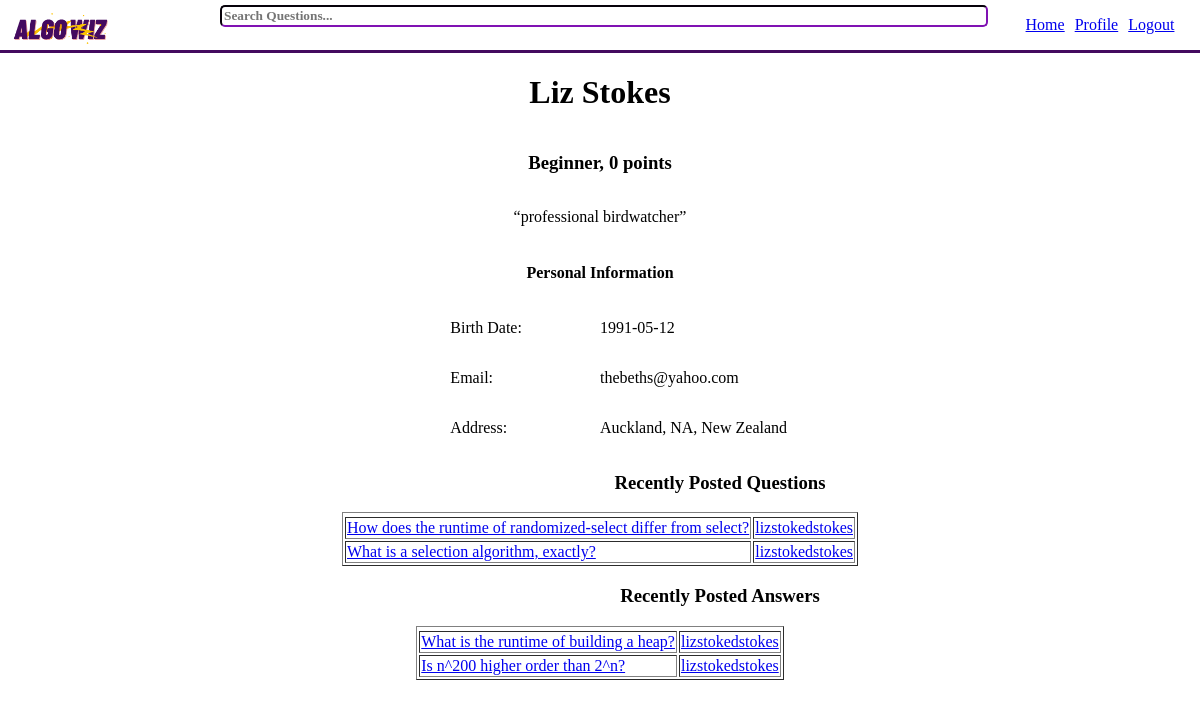
Page /frontend_work/user_profile.php?visit_username=lizstokedstokes on the committed database.
### tables this page shows
Create table UsersInfo(
    user_id integer primary key,
    uname varchar(100) not null,
    email varchar(50) not null,
    city varchar (30) not null,
    state varchar(30) not null,
    country varchar(30) not null,
    dob date not null,
    short_desc varchar(500),  
    points integer not null,
    foreign key (user_id) references UsersLogin(user_id)
);

Create table StatusDict(
    status_id integer primary key auto_increment,
    status_title varchar(30) not null,
    point_threshold integer not null
);

Create table Questions(
    question_id integer primary key auto_increment,
    topic_id integer not null,
    user_id integer not null,
    title varchar(500) not null,
    q_text varchar(2000) not null,
    q_time datetime not null,
    resolved boolean not null,
    
    foreign key (topic_id) references Topic(topic_id),
    foreign key (user_id) references UsersLogin(user_id)
);

Create table UsersLogin(
    user_id integer primary key auto_increment,
    username varchar(20) unique not null,
    pw varchar(24) not null
);

create table Answers(
    answer_id integer primary key auto_increment,
    user_id integer not null,
    question_id integer not null,
    thumbs_up integer not null,
    thumbs_down integer not null,
    best_answer boolean not null,
    a_text varchar(2000) not null,
    a_time datetime not null,
    
    foreign key (user_id) references UsersLogin(user_id),
    foreign key (question_id) references Questions(question_id)
);

### frontend_work/user_profile.php (the view, shortened to what this page needs)
<?php
    include_once "../backend_work/connect_server.php";
?>
<!doctype html>
<html>
    <head>
        <?php
            $username = $_GET["username"];
            $visit_username = $_GET["visit_username"];
            if ($visit_username === 'false' or $visit_username === $username){
                $sql = "
                    select uname, status_title, points, email, city, state, country, dob, short_desc
                    from UsersLogin natural join UsersInfo
                    join UserStatus on UsersLogin.user_id = UserStatus.user_id
                    join StatusDict on UserStatus.status_id = StatusDict.status_id
                    where UsersLogin.username = '$username';
                ";
            }
            else {
                $sql = "
                    select uname, status_title, points, email, city, state, country, dob, short_desc
                    from UsersLogin natural join UsersInfo
                    join UserStatus on UsersLogin.user_id = UserStatus.user_id
                    join StatusDict on UserStatus.status_id = StatusDict.status_id
                    where UsersLogin.username = '$visit_username';
                ";
            }
            $result = mysqli_query($conn, $sql);
            $row = mysqli_fetch_assoc($result);
            $name = $row["uname"];
            $rank = $row["status_title"];
            $points = $row["points"];
            $email = $row["email"];
            $city = $row["city"];
            $state = $row["state"];
            $country = $row["country"];
            $dob = $row["dob"];
            $short_desc = $row["short_desc"];
        ?>
        <link type="text/css" rel="stylesheet" href="../css/styles.css"/>
        <link type="text/css" rel="stylesheet" href="../css/nav_styles.css"/>
        <link type="text/css" rel="stylesheet" href="../css/user_profile_styles.css"/>
    </head>
    <body>
        <header>
            <img id="logo" src="../assets/algo-wiz-logo.png"/>
            <nav>
                <?php
                    $lp_var = "landing_page.php?username=$username";
                    $pp_var = "user_profile.php?username=$username&visit_username=false";
                    echo "<p><a href=$lp_var>Home</a></p>";
                    echo "<p><a href=$pp_var>Profile</a></p>";
                    echo "<p><a href='../index.php'>Logout</a></p>";
                ?>
            </nav>
            <form action="../backend_work/search_results.php" method = $_POST>
                <input type="text" name="search_query" value="" placeholder="Search Questions..."><br>
                <input type='hidden' name="username" value = "<?php echo "$username" ?>"><br>
            </form>
        </header>
        <main>
            <?php
                echo "
                <h1>$name</h1>
                <section id='status_section'>
                    <h3>$rank,</h3>
                    <h3>$points points</h3>
                </section>
                <p>
                    <q>$short_desc</q>
                </p>
                <h4>Personal Information</h4>
                <section id='personal_information'>
                    <p class='title' id='birthday-title'>Birth Date: </p>
                    <p id='birthday-info'>$dob</p>
                    <p class='title' id='email-title'>Email: </p>
                    <p id='email-info'>$email</p>
                    <p class='title' id='address-title'>Address:</p>
                    <p id='address-info'>$city, $state, $country</p>
                </section>
                ";
            ?>
        </main>
        <main>
        <?php
                echo "<h3 class='title'>Recently Posted Questions</h3>";
                if ($visit_username === 'false'){
                    if ($stmt = $conn->prepare("SELECT title, question_id, username from Questions join UsersLogin on (Questions.user_id = UsersLogin.user_id) where UsersLogin.username = '$username' order by q_time desc limit 10")) {
                        $stmt->execute();
                        $stmt->bind_result($title,$question_id,$visit_username);
                        echo "<table border = '1'>
                        <tr>
                        </tr>";
                        while($stmt->fetch())
                        {
                            if ($visit_username = $username) {
                                $link_question = "return_question_page.php?question_id_num=$question_id&username=$visit_username&visit_username=false";
                            }
                            else{
                                $link_question = "return_question_page.php?question_id_num=$question_id&username=$username&visit_username=$visit_username";
                            }
                            $link_profile = "user_profile.php?username=$username&visit_username=false";
                            echo"<tr>";
                            echo "<td><a href=$link_question>$title</a></td>";
                            echo "<td><a href=$link_profile>$visit_username</a></td>";
                            echo"</tr>";
                        }
                        echo "</table>";
                        $stmt->close();
                    }
                }
                else {
                    if ($stmt = $conn->prepare("SELECT title, question_id, username from Questions join UsersLogin on (Questions.user_id = UsersLogin.user_id) where UsersLogin.username = '$visit_username' order by q_time desc limit 10")) {
                        $stmt->execute();
                        $stmt->bind_result($title,$question_id,$visit_username);
                        echo "<table border = '1'>
                        <tr>
                        </tr>";
                        while($stmt->fetch())
                        {
                            $link_question = "return_question_page.php?question_id_num=$question_id&username=$username&visit_username=$visit_username";
                            $link_profile = "user_profile.php?username=$username&visit_username=$visit_username";
                            echo"<tr>";
                            echo "<td><a href=$link_question>$title</a></td>";
                            echo "<td><a href=$link_profile>$visit_username</a></td>";
                            echo"</tr>";
                        }
                        echo "</table>";
                    }
                }
            ?>
            </main>
            <main>
        <?php
                echo "<h3 class='title'>Recently Posted Answers</h3>";
                if ($visit_username === 'false'){
                    if ($stmt = $conn->prepare("SELECT title, UsersLogin.username, status_title, Answers.question_id
                    from Answers join UsersLogin on (Answers.user_id = UsersLogin.user_id) join Questions on (Answers.question_id = Questions.question_id) join UserStatus on (UsersLogin.user_id = UserStatus.user_id) join StatusDict on (UserStatus.status_id = StatusDict.status_id) where UsersLogin.username='$username'
                    order by a_time desc
                    limit 10")) {
                        $stmt->execute();
                        $stmt->bind_result($title,$visit_username,$status_title,$question_id);
                        echo "<table border = '1'>
                        <tr>
                        </tr>";
                        while($stmt->fetch())
                        {
                            $link_question = "return_question_page.php?question_id_num=$question_id&username=$username&visit_username=$visit_username";
                            $link_profile = "user_profile.php?username=$username&visit_username=false";
                            echo"<tr>";
                            echo "<td><a href=$link_question>$title</a></td>";
                            echo "<td><a href=$link_profile>$visit_username</a></td>";
                            echo"</tr>";
                        }
                        echo "</table>";
                        $stmt->close();
                    }
                }
                else {
                    if ($stmt = $conn->prepare("SELECT title, UsersLogin.username, status_title, Answers.question_id
                    from Answers join UsersLogin on (Answers.user_id = UsersLogin.user_id) join Questions on (Answers.question_id = Questions.question_id) join UserStatus on (UsersLogin.user_id = UserStatus.user_id) join StatusDict on (UserStatus.status_id = StatusDict.status_id) where UsersLogin.username = '$visit_username'
                    order by a_time desc
                    limit 10")) {
                        $stmt->execute();
                        $stmt->bind_result($title,$visit_username,$status_title,$question_id);
                        echo "<table border = '1'>
                        <tr>
                        </tr>";
                        while($stmt->fetch())
                        {
                            $link_question = "return_question_page.php?question_id_num=$question_id&username=$username&visit_username=$visit_username";
                            $link_profile = "user_profile.php?username=$username&visit_username=$visit_username";
                            echo"<tr>";
                            echo "<td><a href=$link_question>$title</a></td>";
                            echo "<td><a href=$link_profile>$visit_username</a></td>";
                            echo"</tr>";
                        }
                        echo "</table>";
                    }
                }
            ?>
            </main>
    </body>
</html>

### css/styles.css (style rules this page uses)
html { width: 100%; height: 100%; font-family: Verdana; margin: 0px; padding: 0px; }
html > * { animation-name: appear; animation-timing-function: ease; animation-duration: 2s; }
body { width: 100%; height: 100%; padding: 0px; margin: 0px; }
#logo { width: 300px; height: 300px; }

### css/nav_styles.css (style rules this page uses)
nav { display: flex; flex-direction: row; height: min-content; gap: 10px; margin-right: 10px; }
header { background-color: white; display: grid; grid-template-areas: "logo search-bar nav"; grid-template-columns: 1fr 4fr 1fr; border-bottom: 3px solid #440A5F; align-items: center; gap: 30px; }
#logo { margin-left: 10px; height: 100px; width: 100px; margin-top: -25px; margin-bottom: -30px; margin-right: -30px; }
input { width: 100%; border-color: #440A5F; border-radius: 5px; font-family: inherit; font-weight: bold; }
nav { grid-area: nav; display: flex; flex-direction: row; justify-content: center; }

### css/user_profile_styles.css (style rules this page uses)
body { margin: 0px; padding: 0px; }
main { display: flex; flex-direction: column; justify-content: flex-start; align-items: center; }
#status_section { display: flex; flex-direction: row; justify-content: center; gap: 5px; }
#personal_information { display: grid; grid-template-areas: "birthday birthday-info" "email email-info" "address address-info"; grid-template-columns: 1fr 1fr; grid-template-rows: 1fr 1fr 1fr; justify-content: center; align-items: center; }
.title { display: flex; flex-direction: row; justify-content: flex-start; padding-left: 20%; }
#birthday-title { grid-area: birthday; }
#birthday-info { grid-area: birthday-info; }
#email-title { grid-area: email; }
#email-info { grid-area: email-info; }
#address-title { grid-area: address; }
#address-info { grid-area: address-info; }

### rows in the picture
usersinfo: uname "Liz Stokes", statusdict.status_title "Beginner", points "0", short_desc "professional birdwatcher", dob "1991-05-12", email "thebeths@yahoo.com", city "Auckland", state "NA", country "New Zealand"
questions: title "How does the runtime of randomized-select differ from select?", user.username "lizstokedstokes"
questions: title "What is a selection algorithm, exactly?", user.username "lizstokedstokes"
answers: question.title "What is the runtime of building a heap?", user.username "lizstokedstokes"
answers: question.title "Is n^200 higher order than 2^n?", user.username "lizstokedstokes"
